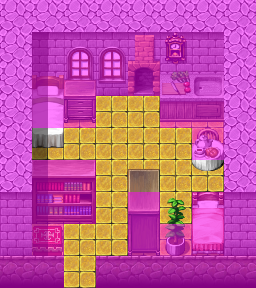

A level layout from a 2D game, rendered from its tile map. Below: a short description, then the map file with tile-grid data replaced by summaries:
An orthogonal 8x9 tile map with 32x32 px tiles, 4 tile layers (Ground, Objects, Above, Walkable), 10 tilesets and 3 objects (2x spawn, mapchange).

<map version="1.0" orientation="orthogonal" width="8" height="9" tilewidth="32" tileheight="32">
    <tileset firstgid="1" name="map_12" tilewidth="32" tileheight="32">
        <image source="../drawable/map_12.png" width="256" height="256" />
    </tileset>
    <tileset firstgid="65" name="map_7" tilewidth="32" tileheight="32">
        <image source="../drawable/map_7.png" width="256" height="256" />
    </tileset>
    <tileset firstgid="129" name="map_5" tilewidth="32" tileheight="32">
        <image source="../drawable/map_5.png" width="256" height="256" />
    </tileset>
    <tileset firstgid="193" name="map_20" tilewidth="32" tileheight="32">
        <image source="../drawable/map_20.png" width="256" height="256" />
    </tileset>
    <tileset firstgid="257" name="map_10" tilewidth="32" tileheight="32">
        <image source="../drawable/map_10.png" width="256" height="256" />
    </tileset>
    <tileset firstgid="321" name="map_22" tilewidth="32" tileheight="32">
        <image source="../drawable/map_22.png" width="256" height="256" />
    </tileset>
    <tileset firstgid="385" name="map_15" tilewidth="32" tileheight="32">
        <image source="../drawable/map_15.png" width="256" height="256" />
    </tileset>
    <tileset firstgid="449" name="map_9" tilewidth="32" tileheight="32">
        <image source="../drawable/map_9.png" width="256" height="256" />
    </tileset>
    <tileset firstgid="513" name="map_0" tilewidth="32" tileheight="32">
        <image source="../drawable/map_0.png" width="256" height="256" />
    </tileset>
    <tileset firstgid="577" name="map_2" tilewidth="32" tileheight="32">
        <image source="../drawable/map_2.png" width="256" height="256" />
    </tileset>
    <layer name="Ground" width="8" height="9">
        <data>[72 cells, 72 non-empty, 5 distinct tile ids]</data>
    </layer>
    <layer name="Objects" width="8" height="9">
        <data>[72 cells, 27 non-empty, 25 distinct tile ids]</data>
    </layer>
    <layer name="Above" width="8" height="9">
        <data>[72 cells, 12 non-empty, 6 distinct tile ids]</data>
    </layer>
    <layer name="Walkable" width="8" height="9">
        <data>[72 cells, 56 non-empty, 1 distinct tile ids]</data>
    </layer>
    <objectgroup name="Mapevents" visible="0">
        <object name="entrance" type="mapchange" x="64" y="256" width="32" height="32">
            <properties>
                <property name="map" value="brimhaven4" />
                <property name="place" value="anakis_house" />
            </properties>
        </object>
    </objectgroup>
    <objectgroup name="Spawn" visible="0">
        <object name="anakis" type="spawn" x="64" y="96" width="96" height="64">
            <properties>
                <property name="active" value="false" />
                <property name="spawngroup" value="anakis" />
            </properties>
        </object>
        <object name="juttarka" type="spawn" x="160" y="160" width="64" height="64">
            <properties>
                <property name="active" value="false" />
                <property name="spawngroup" value="juttarka" />
            </properties>
        </object>
    </objectgroup>
    <objectgroup name="Keys" visible="0" />
</map>
